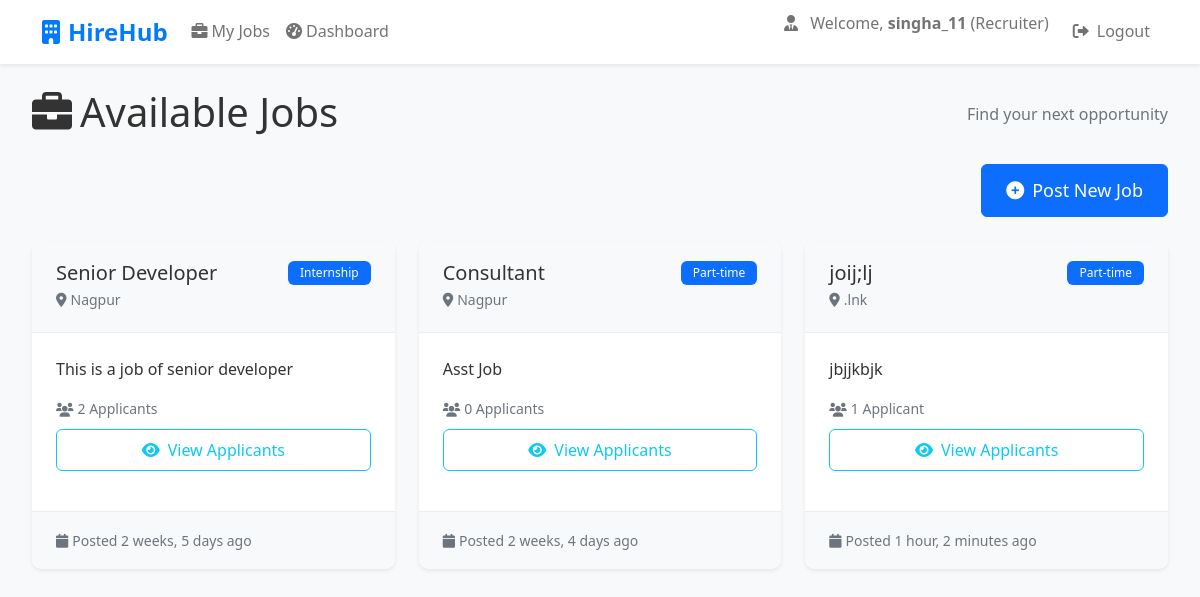
Screenshot of / (signed in) with the database file from the repository.
### apps/accounts/models.py (models this page shows, shortened)
class User(AbstractUser):
    ROLE_CHOICES = [
        ('CANDIDATE', 'Candidate'),
        ('RECRUITER', 'Recruiter'),
    ]
    role = models.CharField(max_length=20, choices=ROLE_CHOICES, default='CANDIDATE')

### apps/jobs/models.py (models this page shows, shortened)
class Job(models.Model):
    JOB_TYPE_CHOICES = [
        ("Full-time", "Full-time"),
        ("Part-time", "Part-time"),
        ("Internship", "Internship"),
    ]
    title = models.CharField(max_length=200)
    description = models.TextField()
    location = models.CharField(max_length=100)
    job_type = models.CharField(max_length=50, choices=JOB_TYPE_CHOICES)
    is_active = models.BooleanField(default=True)
    created_at = models.DateTimeField(auto_now_add=True)
    created_by = models.ForeignKey(settings.AUTH_USER_MODEL, on_delete=models.CASCADE, related_name='jobs', null=True, blank=True)

### apps/jobs/views.py (the view)
# urls.py: path("", job_list, name="job-list"),
def job_list(request):
    jobs = Job.objects.all()
    applied_jobs = []
    if request.user.is_authenticated:
        applied_jobs = Application.objects.filter(
            candidate=request.user
        ).values_list("job_id", flat=True)
    return render(
        request,
        "jobs/job_list.html",
        {
            "jobs": jobs,
            "applied_jobs": applied_jobs
        }
    )

### templates/jobs/job_list.html (shortened to what this page needs)
{% extends "base.html" %}
{% block content %}
<div class="container-fluid">
    <div class="row mb-4">
        <div class="col-12">
            <div class="d-flex justify-content-between align-items-center">
                <h1 class="mb-1">
                    <i class="fas fa-briefcase me-2"></i>Available Jobs
                </h1>
                <p class="text-muted mb-0">Find your next opportunity</p>
            </div>
        </div>
    </div>
    {% if user.is_authenticated and user.role == 'RECRUITER' %}
    <div class="row mb-4">
        <div class="col-12">
            <div class="d-flex justify-content-end">
                <a href="{% url 'jobs:post_job' %}" class="btn btn-primary btn-lg">
                    <i class="fas fa-plus-circle me-2"></i>Post New Job
                </a>
            </div>
        </div>
    </div>
    {% endif %}
    <div class="row">
        {% for job in jobs %}
        <div class="col-lg-6 col-xl-4 mb-4">
            <div class="card h-100 border-0 shadow-sm">
                <div class="card-header bg-light">
                    <div class="d-flex justify-content-between align-items-start">
                        <h5 class="card-title mb-0">{{ job.title }}</h5>
                        <span class="badge bg-primary">{{ job.job_type }}</span>
                    </div>
                    <div class="text-muted small mt-1">
                        <i class="fas fa-map-marker-alt me-1"></i>{{ job.location }}
                    </div>
                </div>
                <div class="card-body d-flex flex-column">
                    <p class="card-text flex-grow-1">{{ job.description|truncatechars:150 }}</p>
                    {% if user.is_authenticated and user.role == 'RECRUITER' %}
                        <div class="mb-3">
                            <div class="d-flex align-items-center text-muted small mb-2">
                                <i class="fas fa-users me-1"></i>
                                {{ job.applications.count }} Applicant{{ job.applications.count|pluralize }}
                            </div>
                            <a href="{% url 'applications:job_applicants' job.id %}"
                               class="btn btn-outline-info w-100">
                                <i class="fas fa-eye me-2"></i>View Applicants
                            </a>
                        </div>
                    {% else %}
                        <a href="{% url 'accounts:login' %}" class="btn btn-outline-primary w-100">
                            <i class="fas fa-sign-in-alt me-2"></i>Login to Apply
                        </a>
                    {% endif %}
                </div>
                <div class="card-footer text-muted">
                    <small>
                        <i class="fas fa-calendar me-1"></i>Posted {{ job.created_at|timesince }} ago
                    </small>
                </div>
            </div>
        </div>
        {% endfor %}
    </div>
</div>
{% endblock %}

### templates/base.html (shortened to what this page needs)
{% load static %}
<!DOCTYPE html>
<html lang="en">
<head>
    <link href="https://cdn.jsdelivr.net/npm/bootstrap@5.1.3/dist/css/bootstrap.min.css" rel="stylesheet">
    <link rel="stylesheet" href="https://cdnjs.cloudflare.com/ajax/libs/font-awesome/6.0.0/css/all.min.css">
    <link rel="stylesheet" href="{% static 'css/style.css' %}">
</head>
<body>
<nav class="navbar navbar-expand-lg navbar-light bg-white shadow-sm mb-4">
    <div class="container">
        <a class="navbar-brand" href="/">
            <i class="fas fa-building me-2"></i>HireHub
        </a>
        <div class="collapse navbar-collapse" id="navbarNav">
            <ul class="navbar-nav me-auto">
                {% if user.is_authenticated and user.role == 'RECRUITER' %}
                    <li class="nav-item">
                        <a class="nav-link" href="{% url 'recruiter:jobs' %}">
                            <i class="fas fa-briefcase me-1"></i>My Jobs
                        </a>
                    </li>
                {% else %}
                    <li class="nav-item">
                        <a class="nav-link" href="{% url 'jobs:job-list' %}">
                            <i class="fas fa-briefcase me-1"></i>Jobs
                        </a>
                    </li>
                {% endif %}
                {% if user.is_authenticated and user.role == 'RECRUITER' %}
                    <li class="nav-item">
                        <a class="nav-link" href="{% url 'recruiter:dashboard' %}">
                            <i class="fas fa-tachometer-alt me-1"></i>Dashboard
                        </a>
                    </li>
                {% endif %}
            </ul>
            <ul class="navbar-nav">
                {% if user.is_authenticated %}
                    {% if user.role == 'RECRUITER' %}
                        <li class="nav-item me-3">
                            <span class="navbar-text">
                                <i class="fas fa-user-tie me-2"></i>
                                Welcome, <strong>{{ user.get_full_name|default:user.username }}</strong> (Recruiter)
                            </span>
                        </li>
                    {% endif %}
                    <li class="nav-item">
                        <a class="nav-link" href="{% url 'accounts:logout' %}">
                            <i class="fas fa-sign-out-alt me-2"></i>Logout
                        </a>
                    </li>
                {% endif %}
            </ul>
        </div>
    </div>
</nav>
{% block content %}{% endblock %}
</body>
</html>

### static/css/style.css (style rules this page uses)
body { font-family: 'Segoe UI', Tahoma, Geneva, Verdana, sans-serif; line-height: 1.6; color: #333; background-color: #f8f9fa; }
.mb-1 { margin-bottom: 0.25rem !important; }
.mb-2 { margin-bottom: 0.5rem !important; }
.mb-3 { margin-bottom: 1rem !important; }
.mb-4 { margin-bottom: 1.5rem !important; }
.mt-1 { margin-top: 0.25rem !important; }
.container-fluid { padding-left: 1rem; padding-right: 1rem; }
@media (min-width: 576px) { .container-fluid { padding-left: 2rem; padding-right: 2rem; } }
.card { transition: transform 0.2s ease-in-out, box-shadow 0.2s ease-in-out; border: none; border-radius: 0.75rem; box-shadow: 0 2px 10px rgba(0,0,0,0.08); }
.card-header { border-bottom: 1px solid rgba(0,0,0,0.05); background-color: #fff; border-radius: 0.75rem 0.75rem 0 0 !important; padding: 1.25rem 1.5rem; }
.card-body { padding: 1.5rem; }
.card-footer { border-top: 1px solid rgba(0,0,0,0.05); background-color: #f8f9fa; border-radius: 0 0 0.75rem 0.75rem !important; padding: 1rem 1.5rem; }
.btn { transition: all 0.2s ease-in-out; border-radius: 0.5rem; font-weight: 500; padding: 0.5rem 1.25rem; }
.btn-lg { padding: 0.75rem 1.5rem; font-size: 1.125rem; }
.badge { font-size: 0.75em; font-weight: 500; padding: 0.375rem 0.75rem; border-radius: 0.375rem; }
.navbar { box-shadow: 0 2px 10px rgba(0,0,0,0.08); background-color: #fff !important; }
.navbar-brand { font-weight: 700; font-size: 1.5rem; color: #007bff !important; }
.navbar-nav .nav-link { font-weight: 500; transition: color 0.2s ease; }

### templates/base.html (style rules this page uses)
body { background-color: #f8f9fa; }
.navbar-brand { font-weight: bold; color: #007bff !important; }
.card { border-radius: 10px; box-shadow: 0 2px 10px rgba(0,0,0,0.1); }
.btn { border-radius: 6px; }

### rows the page displays
User: get_full_name "singha_11"
Job: title "Senior Developer", job_type "Internship", location "Nagpur", description "This is a job of senior developer", applications.count "2", created_at "2 weeks, 5 days"
Job: title "Consultant", job_type "Part-time", location "Nagpur", description "Asst Job", applications.count "0", created_at "2 weeks, 4 days"
Job: title "joij;lj", job_type "Part-time", location ".lnk", description "jbjjkbjk", applications.count "1", created_at "1 hour, 2 minutes"
